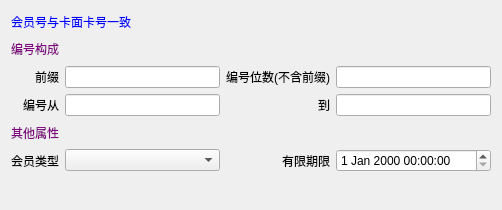
<?xml version="1.0" encoding="UTF-8"?>
<ui version="4.0">
 <class>w_m_member_news_Dialog</class>
 <widget class="QDialog" name="w_m_member_news_Dialog">
  <property name="geometry">
   <rect>
    <x>0</x>
    <y>0</y>
    <width>502</width>
    <height>210</height>
   </rect>
  </property>
  <property name="windowTitle">
   <string>Dialog</string>
  </property>
  <layout class="QGridLayout" name="gridLayout">
   <item row="1" column="0">
    <widget class="QLabel" name="label_5">
     <property name="styleSheet">
      <string notr="true">color:purple;</string>
     </property>
     <property name="text">
      <string>编号构成</string>
     </property>
    </widget>
   </item>
   <item row="2" column="0">
    <widget class="QLabel" name="label">
     <property name="text">
      <string>前缀</string>
     </property>
     <property name="alignment">
      <set>Qt::AlignRight|Qt::AlignTrailing|Qt::AlignVCenter</set>
     </property>
    </widget>
   </item>
   <item row="2" column="1">
    <widget class="QLineEdit" name="lineEdit_code_start"/>
   </item>
   <item row="2" column="2">
    <widget class="QLabel" name="label_4">
     <property name="text">
      <string>编号位数(不含前缀)</string>
     </property>
     <property name="alignment">
      <set>Qt::AlignRight|Qt::AlignTrailing|Qt::AlignVCenter</set>
     </property>
    </widget>
   </item>
   <item row="2" column="3">
    <widget class="QLineEdit" name="lineEdit_code_limit"/>
   </item>
   <item row="3" column="0">
    <widget class="QLabel" name="label_2">
     <property name="text">
      <string>编号从</string>
     </property>
     <property name="alignment">
      <set>Qt::AlignRight|Qt::AlignTrailing|Qt::AlignVCenter</set>
     </property>
    </widget>
   </item>
   <item row="3" column="1">
    <widget class="QLineEdit" name="lineEdit_code_begin"/>
   </item>
   <item row="3" column="2">
    <widget class="QLabel" name="label_3">
     <property name="text">
      <string>到</string>
     </property>
     <property name="alignment">
      <set>Qt::AlignRight|Qt::AlignTrailing|Qt::AlignVCenter</set>
     </property>
    </widget>
   </item>
   <item row="3" column="3">
    <widget class="QLineEdit" name="lineEdit_code_end"/>
   </item>
   <item row="4" column="0">
    <widget class="QLabel" name="label_6">
     <property name="styleSheet">
      <string notr="true">color:purple;</string>
     </property>
     <property name="text">
      <string>其他属性</string>
     </property>
    </widget>
   </item>
   <item row="5" column="0">
    <widget class="QLabel" name="label_7">
     <property name="text">
      <string>会员类型</string>
     </property>
     <property name="alignment">
      <set>Qt::AlignRight|Qt::AlignTrailing|Qt::AlignVCenter</set>
     </property>
    </widget>
   </item>
   <item row="5" column="1">
    <widget class="lds_ComboBox" name="comboBox_ch_typeno"/>
   </item>
   <item row="5" column="2">
    <widget class="QLabel" name="label_8">
     <property name="text">
      <string>有限期限</string>
     </property>
     <property name="alignment">
      <set>Qt::AlignRight|Qt::AlignTrailing|Qt::AlignVCenter</set>
     </property>
    </widget>
   </item>
   <item row="5" column="3">
    <widget class="lds_datetimeEdit" name="dateTimeEdit_dt_limit"/>
   </item>
   <item row="6" column="0" colspan="4">
    <widget class="lds_toolbar" name="widget" native="true"/>
   </item>
   <item row="0" column="0" colspan="4">
    <widget class="QLabel" name="label_9">
     <property name="styleSheet">
      <string notr="true">color:blue;</string>
     </property>
     <property name="text">
      <string>会员号与卡面卡号一致</string>
     </property>
    </widget>
   </item>
  </layout>
 </widget>
 <customwidgets>
  <customwidget>
   <class>lds_toolbar</class>
   <extends>QFrame</extends>
   <header>lds_toolbar.h</header>
   <container>1</container>
  </customwidget>
  <customwidget>
   <class>lds_ComboBox</class>
   <extends>QComboBox</extends>
   <header>lds_combobox.h</header>
  </customwidget>
  <customwidget>
   <class>lds_datetimeEdit</class>
   <extends>QDateTimeEdit</extends>
   <header>lds_datetimeedit.h</header>
  </customwidget>
 </customwidgets>
 <resources/>
 <connections/>
</ui>
